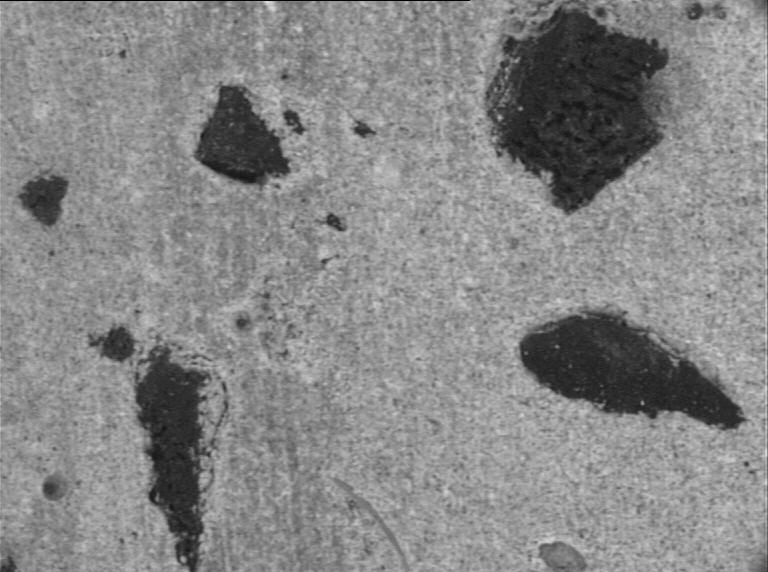
#> input picture Image_beton.bmp, 768 x 572 px
$ python Application_Seuil.py
#> lines starting #> are read from the running program, lines starting #| are printed output that depends on the picture; after the words box and inside, x2 and y2 are one past the last pixel; in counts of white or black regions, pixels touching at a corner belong together
# Import de la bibliothèque OpenCV
import cv2
import numpy
# Chargement de l'image en niveaux de gris lena.jpg en mémoire
img = cv2.imread('Image_beton.bmp', cv2.IMREAD_GRAYSCALE) # img est un tableau Numpy
#> img is the input picture: shape (572, 768); min 0, max 224, mean 134.9
# Affichage de l'image dans une fenêtre dont le titre est 'La belle Lena'
cv2.imshow("Du béton", img)
#Application du Seuil
retval, resultat = cv2.threshold(img, 0, 255, cv2.THRESH_OTSU)
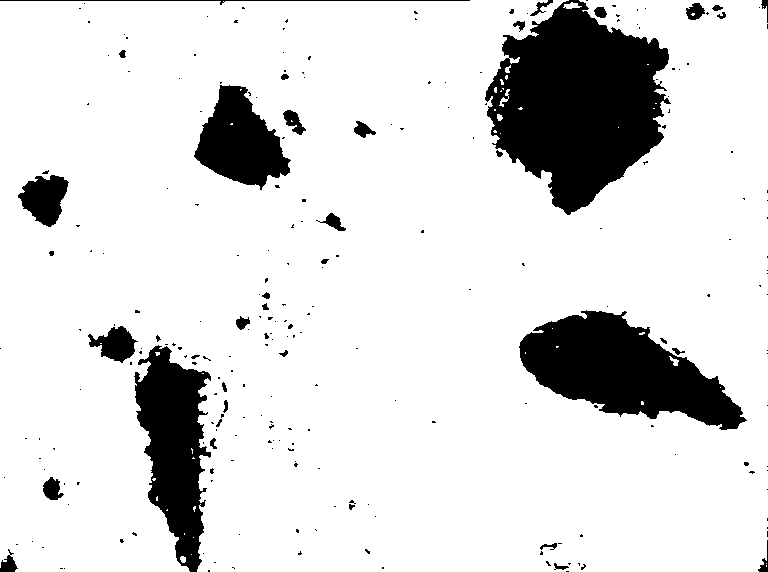
#> resultat: shape (572, 768); 85.8% white; 247 black regions (208 under 20 px), largest, box (x1, y1, x2, y2) and area: (485, 0, 671, 215) 24890, (519, 310, 747, 430) 14713, (134, 345, 211, 572) 10076
#> retval = 101
#Affichage de l'image avec Seuil
cv2.imshow("Du béton avec seuil", resultat)
cv2.waitKey(0)
#Destruction de toutes les fenêtres
cv2.destroyAllWindows()
